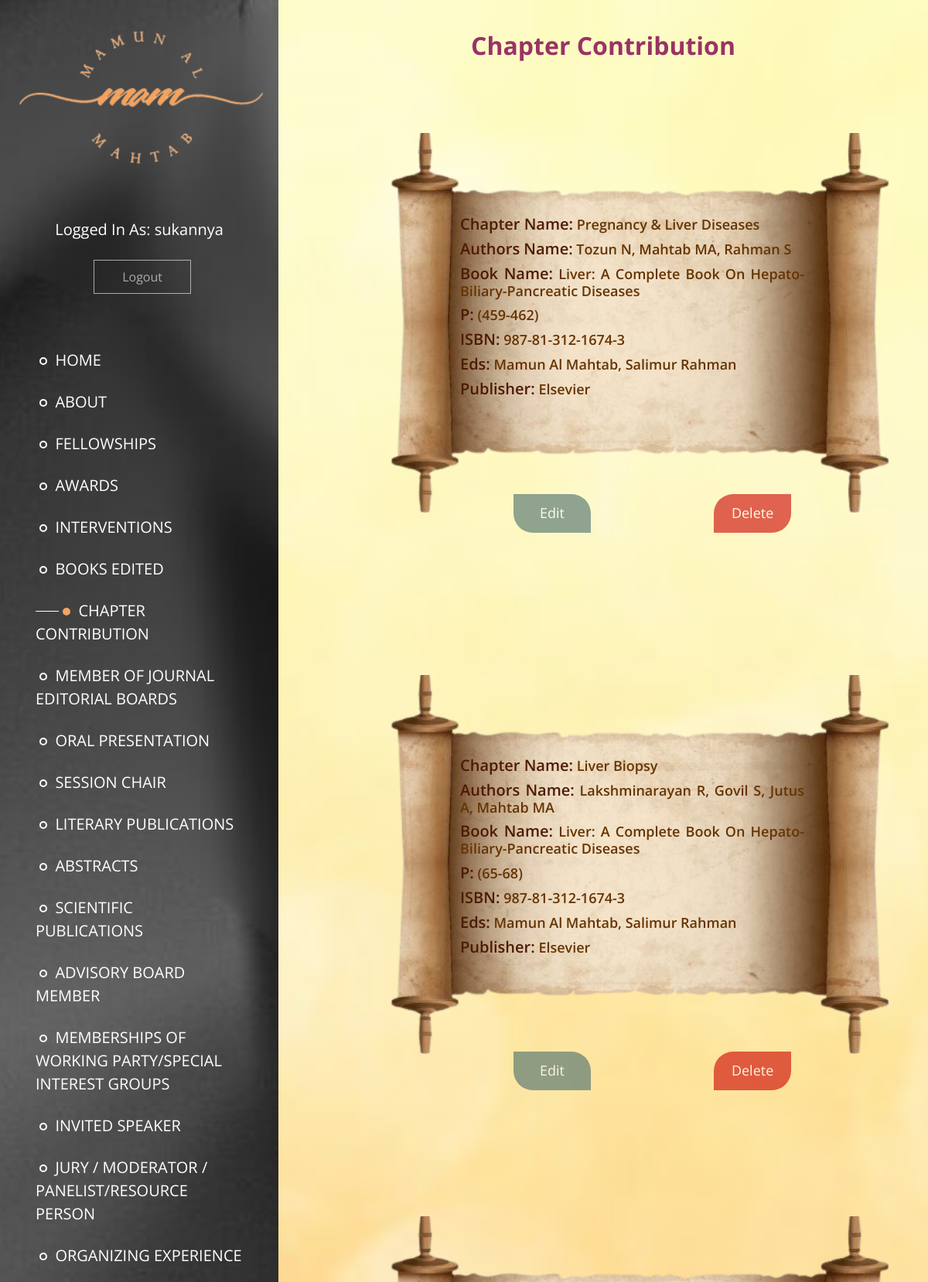
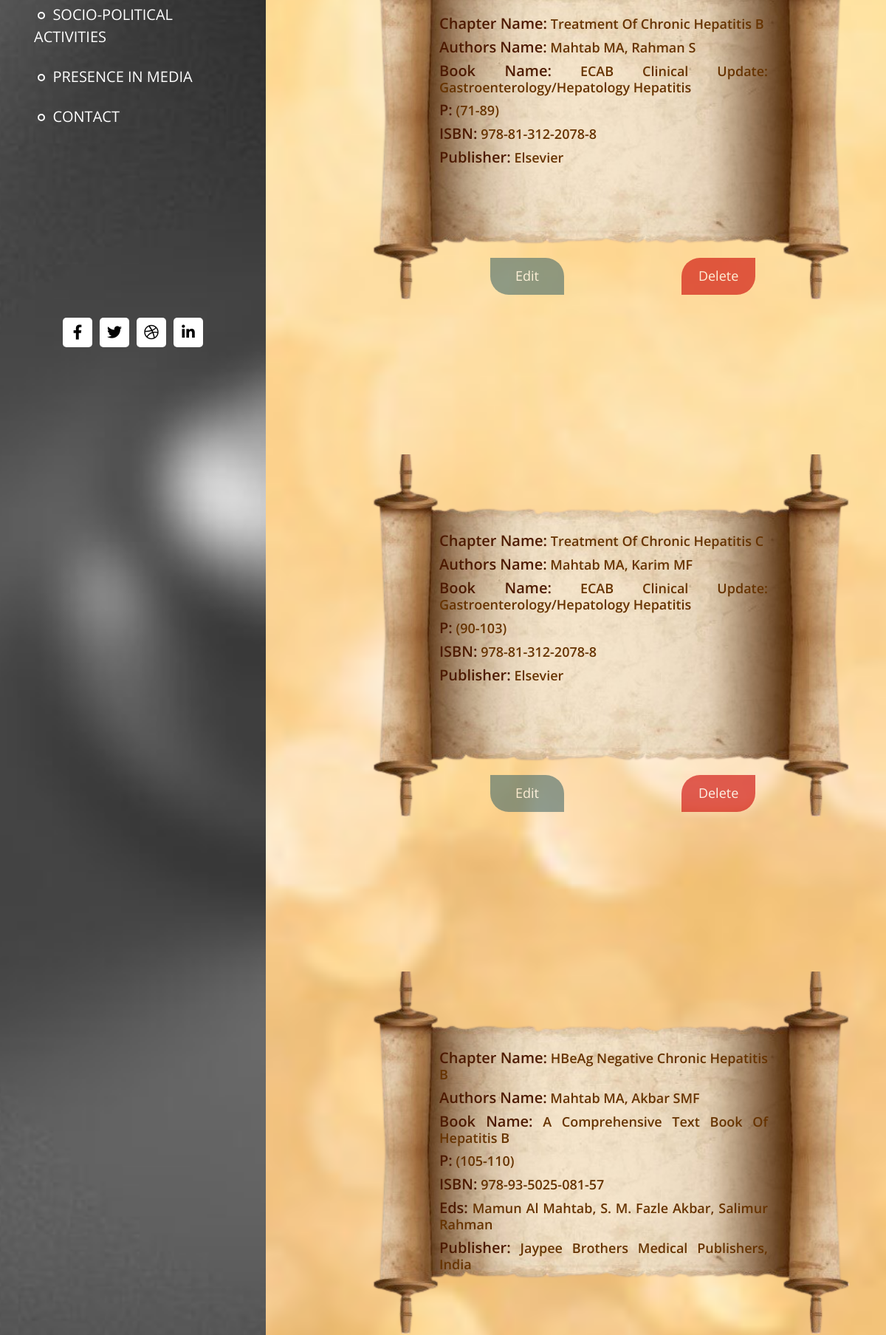
Page /admin/chapter_action.php (signed in, upper part) on the committed database (2 pictures, top to bottom).
### tables this page shows
CREATE TABLE `chapter` (
  `chapter_id` int(11) NOT NULL,
  `admin_id` int(11) DEFAULT NULL,
  `chapter_name` varchar(128) NOT NULL,
  `author_name` varchar(128) NOT NULL,
  `book_name` varchar(128) NOT NULL,
  `page` varchar(128) NOT NULL,
  `ISBN` varchar(128) NOT NULL,
  `editor_name` varchar(128) NOT NULL,
  `publisher` varchar(128) NOT NULL
);

### admin/chapter_action.php (the view, shortened to what the rows shown need)
<?php
if (empty($_SESSION['email'])) {
    echo "<script>window.location.assign('login.php');</script>";
} else {
?>
    <!DOCTYPE html>
    <html lang="en">
    <head>
        <link rel="stylesheet" href="../css/all.min.css" />
        <link rel="stylesheet" href="../css/bootstrap.min.css" />
        <link rel="stylesheet" href="../slick/slick.css" />
        <link rel="stylesheet" href="../slick/slick-theme.css" />
        <link rel="stylesheet" href="../css/magnific-popup.css">
        <link rel="stylesheet" href="../css/templatemo-dream-pulse.css" />
        <link rel="stylesheet" href="../css/action_view.css">
        <link rel="stylesheet" href="../css/action_response.css">
    </head>
    <body>
        <main class="container-fluid">
            <div class="row">
                <main role="main" class="ml-sm-12 col-12">
                    <div class="tm-section-wrap chapter_back_image">
                         <h2 class="cha_heading">Chapter Contribution</h2>
                        <section class="row tm-section">
                            <div id="cha" class="section-cha">
                                <ul class="cha_ul">
                                    <?php
                                        require_once "pdo.php";
                                        $stmt = $pdo->query("SELECT * FROM chapter");
                                    $rows = $stmt->fetchAll(PDO::FETCH_BOTH);
                                    $results_per_page = 5;
                                    if (!isset($_GET['page'])) {
                                        $page = 1;
                                    } else {
                                       $page = $_GET['page'];
                                    }
                                     $this_page_first_result = ($page - 1) * $results_per_page;
                                    $stmt = 'SELECT * FROM chapter LIMIT ' . $this_page_first_result . ',' .  $results_per_page;
                                    $pdostmt = $pdo->query($stmt);
                                    $rows = $pdostmt->fetchAll(PDO::FETCH_BOTH);
                                         foreach ($rows as $row) {
                                            echo  '<div class="col-xl-6 mb-5">';
                                            echo  '<div class="cha">';
                                            echo  '<img src="../img/chapter_back.png" alt="chapter" class="img_fluid">';
                                            echo  '<div class="cha-content">';
                                            echo  "<h3 class='cha-con'>"."<b class='cha_title'>Chapter Name:</b> ". htmlentities($row['chapter_name']) . "<br>";
                                            echo  "<h3 class='cha-con'>"."<b class='cha_title'>Authors Name:</b> " . htmlentities($row['author_name']) . "<br>";
                                            echo  "<h3 class='cha-con'>"."<b class='cha_title'>Book Name:</b> " . htmlentities($row['book_name']);
                                            if ($row['page'] != "#" && $row['page'] != "none" && $row['page'] != "N/a" && $row['page'] != "N/A") {
                                                echo "<h3 class='cha-con'>"."<b class='cha_title'>p:</b> (" . htmlentities($row['page']) . ")" . "<br>";
                                            }
                                            if ($row['ISBN'] != "#" && $row['ISBN'] != "none" && $row['ISBN'] != "N/a" && $row['ISBN'] != "N/A") {
                                                echo "<h3 class='cha-con'>"."<b class='cha_title'>ISBN:</b> " . htmlentities($row['ISBN']) . "<br>";
                                            }
                                            if ($row['editor_name'] != "#" && $row['editor_name'] != "none" && $row['editor_name'] != "N/a" && $row['editor_name'] != "N/A") {
                                                echo "<h3 class='cha-con'>"."<b class='cha_title'>Eds:</b> " . htmlentities($row['editor_name']) . "<br>";
                                            }
                                            if ($row['publisher'] != "#" && $row['publisher'] != "none" && $row['publisher'] != "N/a" && $row['publisher'] != "N/A") {
                                                echo "<h3 class='cha-con'>"."<b class='cha_title'>Publisher:</b> " . htmlentities($row['publisher']) . "<br>";
                                            }
                                            echo  '<br>';
                                            echo '<div id="wrapper">
                                                    <div class="cha_col-40">
                                                        <button type="button" class="cha_edit">
                                                            <a style="text-decoration: none;color:white;" class=""
                                                                href='."chapter_edit.php?value=$row[0]".' target="_blank">Edit
                                                            </a>
                                                         </button>
                                                    </div>
                                                    <div class="cha_col-45">
                                                        <button type="button" class="cha_del">
                                                            <a style="text-decoration: none;color:white;" class=""
                                                                href='."chapter_delete.php?del=$row[0]".' target="_blank">Delete
                                                            </a>
                                                        </button>
                                                    </div>
                                                </div>';
                                            echo '<br>';
                                            echo '<br>';
                                            echo  '</div>';
                                            echo  '</div>';
                                            echo  '</div>';
                                            echo '<br>';
                                            echo '<br>';
                                            echo '<br>';
                                            echo '<br>';
                                            echo '<br>';
                                            echo '<br>';
                                        }
                                    ?>
                                </ul>
                                <br>
                        <br>
                        <br>
                            </div>
                        </section>
                    </div>
                </main>
            </div>
    </body>
    </html>
<?php
}
?>

### rows in the picture
chapter: chapter_name "Pregnancy & Liver Diseases", author_name "Tozun N, Mahtab MA, Rahman S", book_name "Liver: A Complete Book On Hepato-Biliary-Pancreatic Diseases", page "459-462", ISBN "987-81-312-1674-3", editor_name "Mamun Al Mahtab, Salimur Rahman", publisher "Elsevier", $row[0] 1 (drawn)
chapter: chapter_name "Liver Biopsy", author_name "Lakshminarayan R, Govil S, Jutus A, Mahtab MA", book_name "Liver: A Complete Book On Hepato-Biliary-Pancreatic Diseases", page "65-68", ISBN "987-81-312-1674-3", editor_name "Mamun Al Mahtab, Salimur Rahman", publisher "Elsevier", $row[0] 2 (drawn)
chapter: chapter_name "Treatment Of Chronic Hepatitis B", author_name "Mahtab MA, Rahman S", book_name "ECAB Clinical Update: Gastroenterology/Hepatology Hepatitis", page "71-89", ISBN "978-81-312-2078-8", publisher "Elsevier", $row[0] 3 (drawn)
chapter: chapter_name "Treatment Of Chronic Hepatitis C", author_name "Mahtab MA, Karim MF", book_name "ECAB Clinical Update: Gastroenterology/Hepatology Hepatitis", page "90-103", ISBN "978-81-312-2078-8", publisher "Elsevier", $row[0] 4 (drawn)
chapter: chapter_name "HBeAg Negative Chronic Hepatitis B", author_name "Mahtab MA, Akbar SMF", book_name "A Comprehensive Text Book Of Hepatitis B", page "105-110", ISBN "978-93-5025-081-57", editor_name "Mamun Al Mahtab, S. M. Fazle Akbar, Salimur Rahman", publisher "Jaypee Brothers Medical Publishers, India"

### other values in the picture
$_SESSION["user_name"] "sukannya"
